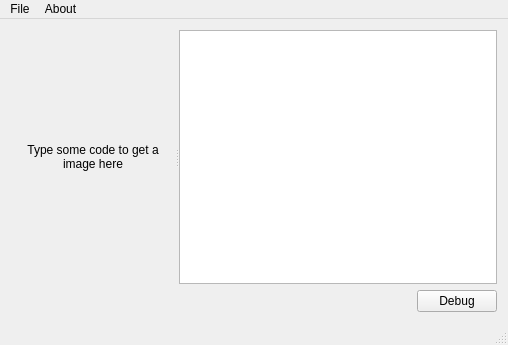
<?xml version="1.0" encoding="UTF-8"?>
<ui version="4.0">
 <class>QPainterDebuggerMainWindow</class>
 <widget class="QMainWindow" name="QPainterDebuggerMainWindow">
  <property name="geometry">
   <rect>
    <x>0</x>
    <y>0</y>
    <width>508</width>
    <height>345</height>
   </rect>
  </property>
  <property name="windowTitle">
   <string>QPainter Debugger</string>
  </property>
  <widget class="QWidget" name="centralWidget">
   <layout class="QVBoxLayout" name="verticalLayout">
    <item>
     <widget class="QSplitter" name="splitter">
      <property name="orientation">
       <enum>Qt::Horizontal</enum>
      </property>
      <widget class="QLabel" name="labelGraphicPreview">
       <property name="text">
        <string>Type some code to get a image here</string>
       </property>
       <property name="alignment">
        <set>Qt::AlignCenter</set>
       </property>
       <property name="wordWrap">
        <bool>true</bool>
       </property>
      </widget>
      <widget class="QTextEdit" name="textEditCode"/>
     </widget>
    </item>
    <item>
     <layout class="QHBoxLayout" name="horizontalLayout">
      <item>
       <spacer name="horizontalSpacer">
        <property name="orientation">
         <enum>Qt::Horizontal</enum>
        </property>
        <property name="sizeType">
         <enum>QSizePolicy::Expanding</enum>
        </property>
        <property name="sizeHint" stdset="0">
         <size>
          <width>10</width>
          <height>10</height>
         </size>
        </property>
       </spacer>
      </item>
      <item>
       <widget class="QPushButton" name="buttonDebug">
        <property name="text">
         <string>Debug</string>
        </property>
       </widget>
      </item>
     </layout>
    </item>
   </layout>
  </widget>
  <widget class="QMenuBar" name="menuBar">
   <property name="geometry">
    <rect>
     <x>0</x>
     <y>0</y>
     <width>508</width>
     <height>22</height>
    </rect>
   </property>
   <widget class="QMenu" name="menuAbout">
    <property name="title">
     <string>About</string>
    </property>
    <addaction name="actionAbout_QPainterDebugger"/>
    <addaction name="actionAbout_Qt"/>
   </widget>
   <widget class="QMenu" name="menuFile">
    <property name="title">
     <string>File</string>
    </property>
    <addaction name="actionExit"/>
   </widget>
   <addaction name="menuFile"/>
   <addaction name="menuAbout"/>
  </widget>
  <widget class="QStatusBar" name="statusBar"/>
  <action name="actionAbout_Qt">
   <property name="text">
    <string>About Qt</string>
   </property>
  </action>
  <action name="actionAbout_QPainterDebugger">
   <property name="text">
    <string>About QPainterDebugger</string>
   </property>
  </action>
  <action name="actionExit">
   <property name="text">
    <string>Quit</string>
   </property>
  </action>
 </widget>
 <layoutdefault spacing="6" margin="11"/>
 <resources/>
 <connections/>
 <slots>
  <slot>ActionAboutQt_Triggered()</slot>
 </slots>
</ui>
